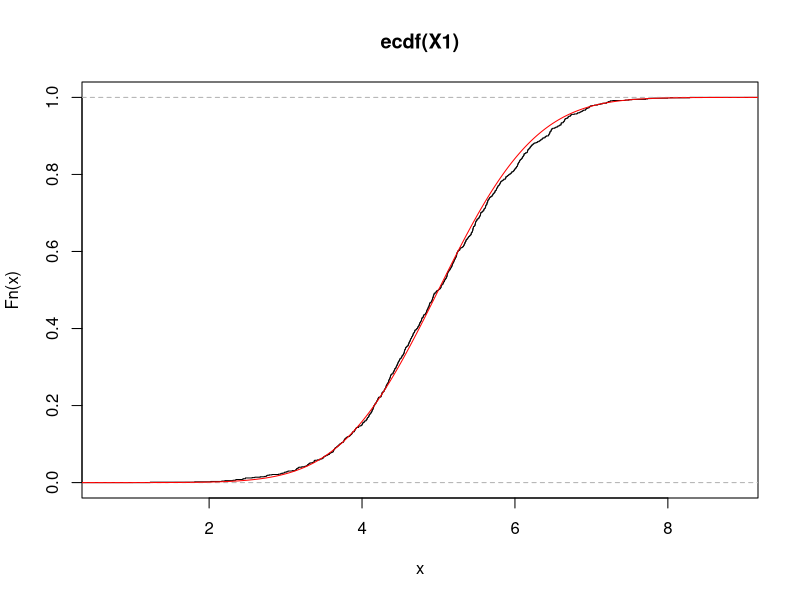
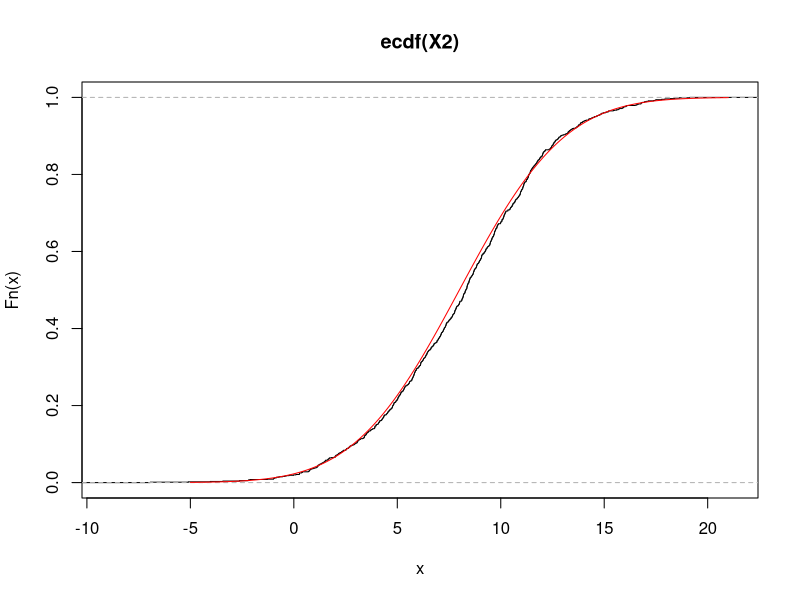
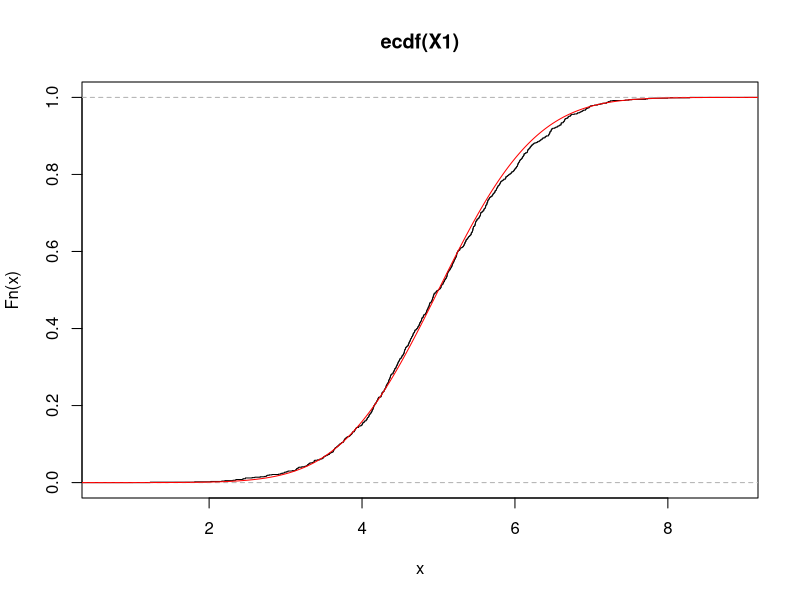
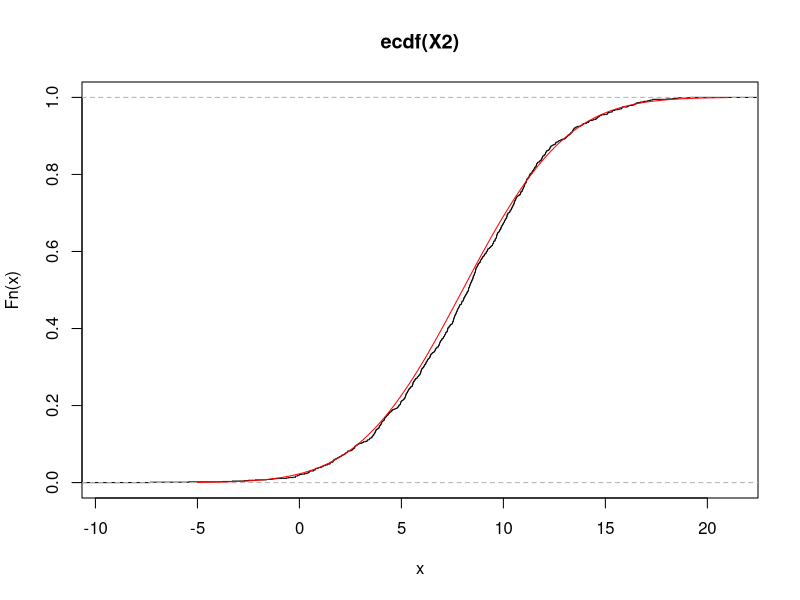
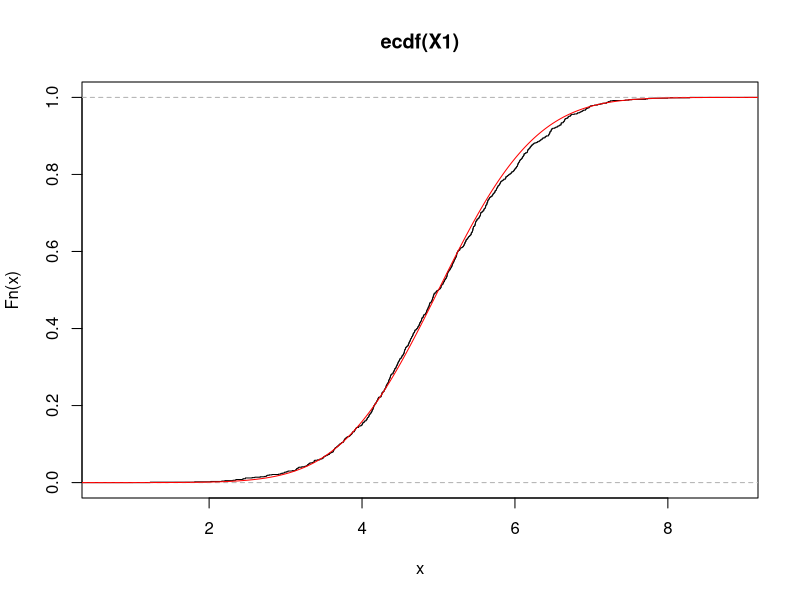
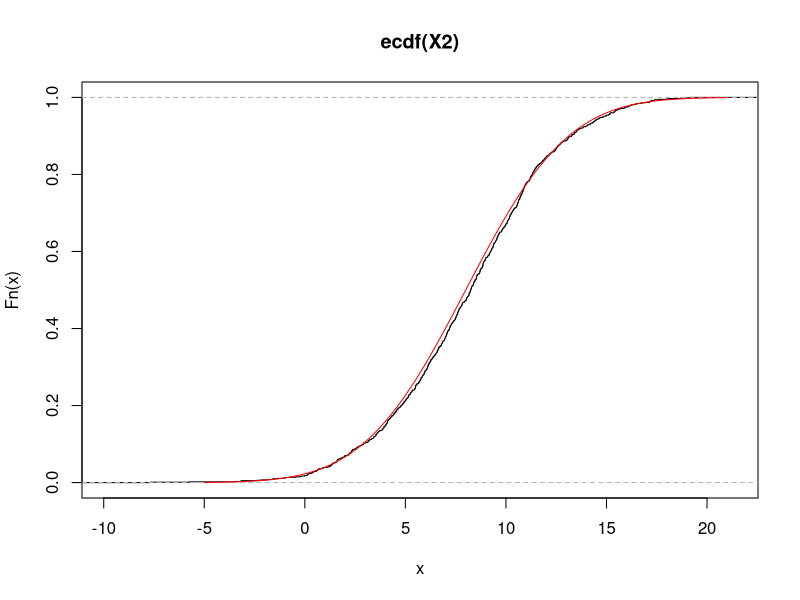

Reproduce these figures in R, in order.
library(MASS)
a<-vector("numeric")
a[1]=-0.25
a[2]=0
a[3]=0.25
u<-vector("numeric")
u[1]=5
u[2]=8
E11=1
E12=2*a
E21=2*a
E22=4
Z1<-rnorm(1000)
Z2<-rnorm(1000)
X1<-vector("numeric")
X2<-vector("numeric")

for (i in 1:1000)
{
	X1[i]=u[1]+Z1[i]
	X2[i]=u[2]+(2*a[1]*Z1[i])+(4*Z2[i])
}

png("X1_a=-0.25.png")
plot(ecdf(X1))
d1<-seq(0,10,length=1000)
hx<-pnorm(d1, mean=5, sd=1)
lines(d1,hx,col="red")
dev.off()

png("X2._a=-0.25png")
plot(ecdf(X2))
d2<-seq(-5,21,length=1000)
hx<-pnorm(d2, mean=8, sd=4)
lines(d2,hx,col="red")
dev.off()

for (i in 1:1000)
{
	X1[i]=u[1]+Z1[i]
	X2[i]=u[2]+(2*a[2]*Z1[i])+(4*Z2[i])
}

png("X1_a=0.png")
plot(ecdf(X1))
d1<-seq(0,10,length=1000)
hx<-pnorm(d1, mean=5, sd=1)
lines(d1,hx,col="red")
dev.off()

png("X2_a=0.png")
plot(ecdf(X2))
d2<-seq(-5,21,length=1000)
hx<-pnorm(d2, mean=8, sd=4)
lines(d2,hx,col="red")
dev.off()

for (i in 1:1000)
{
	X1[i]=u[1]+Z1[i]
	X2[i]=u[2]+(2*a[3]*Z1[i])+(4*Z2[i])
}

png("X1_a=0.25.png")
plot(ecdf(X1))
d1<-seq(0,10,length=1000)
hx<-pnorm(d1, mean=5, sd=1)
lines(d1,hx,col="red")
dev.off()

png("X2_a=0.25.png")
plot(ecdf(X2))
d2<-seq(-5,21,length=1000)
hx<-pnorm(d2, mean=8, sd=4)
lines(d2,hx,col="red")
dev.off()